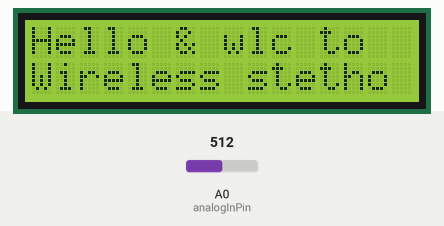
Recording of a sketch running on a simulated Arduino Nano, built with avr-gcc and run on an emulated ATmega328P. Shown: 16×2 character LCD. Inputs (shaded band) come from the test bench; at power-on: A0 (analogInPin) = 512. What the sketch prints to the serial monitor is not drawn.

Above: at 0.1 s.
At 6.6 s:
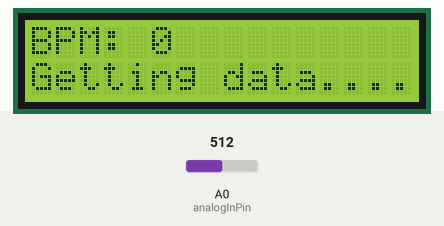

The sketch:

trial.ino
```cpp
#include <Wire.h>
#include <LiquidCrystal_I2C.h>
#include <SoftwareSerial.h>

const int analogInPin = A0;  // Analog input pin that the potentiometer is attached to
int sensorValue = 0;
unsigned long counter = 0;
int interval = 6500;
int interval2 = 50;
unsigned long previousMillis = 0;
unsigned long previousMillis2 = 0;

SoftwareSerial BTserial(3, 4);  // Use pins D2 (RX) and D3 (TX) for SoftwareSerial on Arduino Nano

// Define the LCD settings
LiquidCrystal_I2C lcd(0x3F, 16, 2);  // Address 0x27 for a 16x2 display

void setup() {
  Serial.begin(9600);
  BTserial.begin(9600);

  // Initialize the LCD
  lcd.init();
  lcd.backlight();
  lcd.setCursor(0, 0);
  lcd.print("Hello & wlc to");
  // Display setup message
  lcd.setCursor(0, 1);
  lcd.print("Wireless stetho");
  BTserial.print("Wireless Stethoscope");
}

void loop() {
  unsigned long currentMillis = millis();
  unsigned long currentMillis2 = millis();

  if ((currentMillis2 - previousMillis2) >= interval2) { // Wait for interval2 ms before proceeding
    counter = 0;
    while ((currentMillis - previousMillis) < interval) { // Read the sensorvalue for (interval - interval2) ms
      sensorValue = analogRead(analogInPin);
      if (sensorValue > 130 && sensorValue < 250) {
        counter++;
      }
      currentMillis = millis();
    }
    previousMillis = currentMillis;  // End of reading time  // Multiples of interval
    previousMillis2 = currentMillis2;  // Start of reading time  // Multiples of (interval + interval2)

    // Print the counter value to Serial and Bluetooth
    Serial.print("BPM: ");
    Serial.println(counter);
    // Serial.print("Reading from: ");
    // Serial.println(previousMillis2 + interval2);
    // Serial.print("Reading till: ");
    // Serial.println(previousMillis);
    BTserial.print("BPM: ");
    BTserial.println(counter);
    lcd.backlight();
    lcd.setCursor(0, 0);
    lcd.print("BPM: ");
    lcd.setCursor(0, 1);
    lcd.print("Getting data....");

    // Update the LCD display
    lcd.setCursor(5, 0);  // Set the cursor position to overwrite the BPM value
    lcd.print("          ");    // Clear previous BPM value
    lcd.setCursor(5, 0);  // Set the cursor back
    lcd.print(counter);   // Display the new BPM value
  }
}
```
